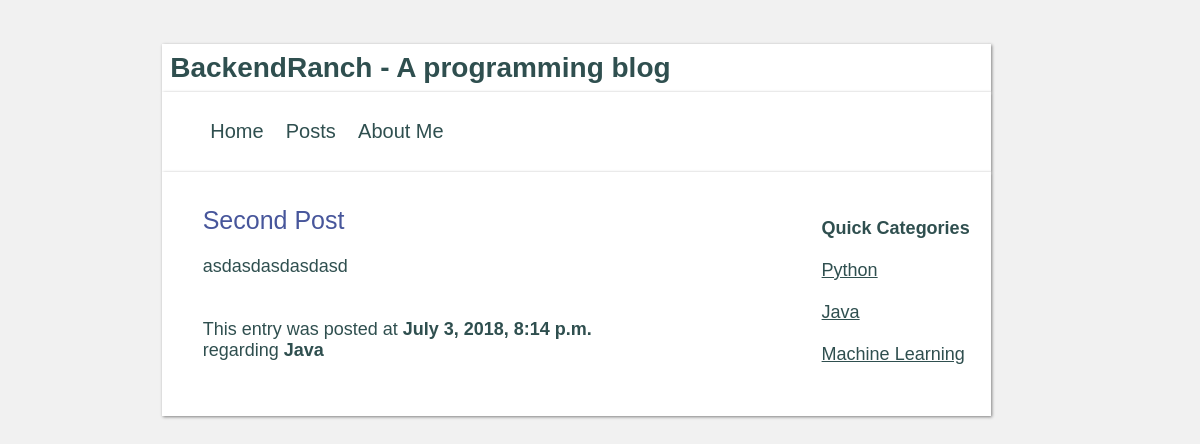
Screenshot of /posts/second-post with the database file from the repository.
### posts/models.py (models this page shows, shortened)
class Post(models.Model):
    title = models.CharField(max_length=130)
    introduction = models.TextField(max_length=300)
    content = models.TextField(max_length=99999)
    slug = models.SlugField(max_length=150, unique=True, default='')
    tag = models.CharField(max_length=40)
    created_on = models.DateTimeField(auto_now_add=True)

### posts/views.py (the view)
# urls.py: path('<slug>', views.get_post, name='get_post'),
def get_post(request, slug):
    requested_post = Post.objects.get(slug=slug)
    context = {'post': requested_post}
    return render(request, 'post.html', context=context)

### templates/post.html
{% extends "layout2.html" %}
{% block content %}
          <p class='post'>
              <span class="post_title">{{ post.title }}</span><br><br>
              {{  post.content }} <br><br><br>
              This entry was posted at <b>{{  post.created_on }}</b> regarding <a href="/tags/{{post.tag}}"><b>{{post.tag}}</b></a><br><br>
          </p>
{% endblock %}

### static/style.css (style rules this page uses)
body { font-family: Arial, monospace; font-size: large; color: darkslategray; background-color: #F1F1F1; }
a { color: darkslategray; text-decoration-color: white; }
a:link { text-decoration: none; }
p { align-content: center; padding: 1%; }
p.post { padding-left: 4%; text-align: left; }
span.post_title { color: #47569B; font-size: 25px; }

### rows the page displays
Post: title "Second Post", content "asdasdasdasdasd", created_on "July 3, 2018, 8:14 p.m.", tag "Java"
